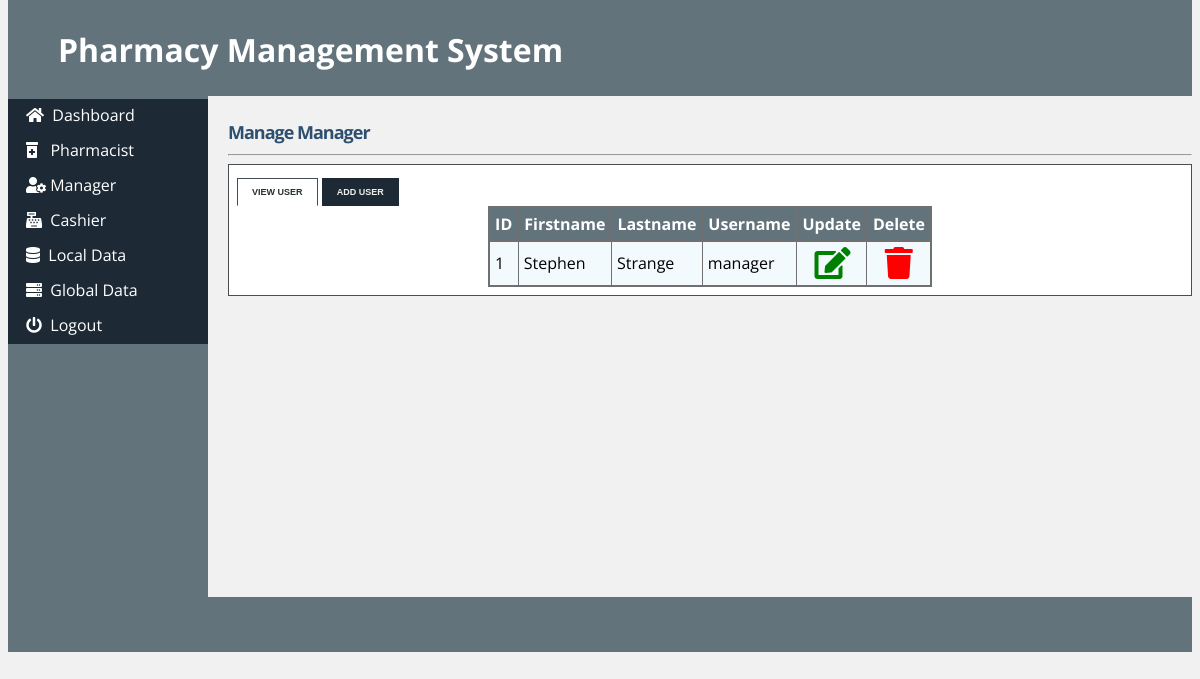
Page /admin_manager.php (signed in) on the committed database.
### tables this page shows
CREATE TABLE IF NOT EXISTS `manager` (
`manager_id` tinyint(5) NOT NULL,
  `first_name` varchar(15) NOT NULL,
  `last_name` varchar(15) NOT NULL,
  `staff_id` varchar(10) NOT NULL,
  `postal_address` varchar(20) NOT NULL,
  `phone` varchar(12) NOT NULL,
  `email` varchar(20) NOT NULL,
  `username` varchar(10) NOT NULL,
  `password` varchar(10) NOT NULL,
  `date` datetime NOT NULL
);

### admin_manager.php (the view, shortened to what this page needs)
<!DOCTYPE html>
<html>
<head>
<link rel="stylesheet" type="text/css" href="style/ms.css">
<link rel="stylesheet" href="style/s.css" type="text/css" media="screen" />
<link rel="stylesheet" href="style/ta.css" type="text/css" media="screen" />
<link rel="stylesheet" href="https://pro.fontawesome.com/releases/v5.10.0/css/all.css"/>
</head>
<body>
<div id="content">
<div id="header">
<h1>Pharmacy Management System</h1></div>
<div id="left_column">
<div id="button">
<ul>
			<li><a href="admin.php"><i class="fa fa-home"></i>&nbsp; Dashboard</a></li>
			<li><a href="admin_pharmacist.php"><i class="fa fa-prescription-bottle-alt"></i>&nbsp;&nbsp; Pharmacist</a></li>
			<li><a href="admin_manager.php"><i class="fa fa-user-cog"></i>&nbsp;Manager</a></li>
			<li><a href="admin_cashier.php"><i class="fa fa-cash-register"></i>&nbsp; Cashier</a></li>
			<li><a href="admin_localdata.php"><i class="fa fa-database"></i>&nbsp; Local Data</a></li>
			<li><a href="admin_globaldata.php"><i class="fa fa-server"></i>&nbsp; Global Data</a></li>
			<li><a href="logout.php"><i class="fa fa-power-off"></i>&nbsp; Logout</a></li>
		</ul>
</div>
		</div>
<div id="main">
<div id="tabbed_box" class="tabbed_box">
    <h4>Manage Manager</h4>
<hr/>
    <div class="tabbed_area">
        <ul class="tabs">
            <li><a href="javascript:tabSwitch('tab_1', 'content_1');" id="tab_1" class="active">View User</a></li>
            <li><a href="javascript:tabSwitch('tab_2', 'content_2');" id="tab_2">Add User</a></li>
        </ul>
        <div id="content_1" class="content">
			<?php echo $message;
        $result = mysql_query("SELECT * FROM manager")
                or die(mysql_error());
        echo "<table border='1' cellpadding='5' align='center'>";
        echo "<tr> <th>ID</th><th>Firstname </th> <th>Lastname </th> <th>Username </th><th>Update </th><th>Delete</th></tr>";
        while($row = mysql_fetch_array( $result )) {
                echo "<tr>";
                echo '<td>' . $row['manager_id'] . '</td>';
                echo '<td>' . $row['first_name'] . '</td>';
				echo '<td>' . $row['last_name'] . '</td>';
				echo '<td>' . $row['username'] . '</td>';
				?>
				<td>&nbsp;&nbsp;&nbsp;<a href="update_manager.php?username=<?php echo $row['username']?>"><i class="fa fa-edit fa-2x" style="color:green"></i></td>
				<td>&nbsp;&nbsp;&nbsp;<a href="delete_manager.php?manager_id=<?php echo $row['manager_id']?>"><i class="fa fa-trash fa-2x" style="color:red"></i></a></td>
				<?php
		 }
        echo "</table>";
?>
        </div>
    </div>
</div>
</div>
<div id="footer" align="Center"> </div>
</div>
</body>
</html>

### style/ms.css (style rules this page uses)
html * { font-family: "Open Sans", sans-serif; }
body { margin-top: 0px; padding-top: 0px; background-color: #f1f1f1; }
#content { margin-left: auto; margin-right: auto; background: #f1f1f1; height: 600px; }
#header { height: 96px; background: #62737b; }
#header h1 { margin: 0px; padding-top: 28px; margin-left: 50px; color: #fff; }
#left_column { clear: all; float: left; width: 200px; height: 501px; background: #62737b; }
#main { clear: all; height: 470px; background: #f1f1f1; }
#button { width: 12.5em; padding: 0 0 1em 0; margin-top: 0.2em; margin-bottom: 1em; font-family: "Trebuchet MS", "Lucida Grande", Verdana, Arial, Sans-serif; color: #333; }
#button ul { list-style: none; margin: 0; padding: 0; border: none; }
#button li { border-bottom: 3px solid #1d2935; margin: 0; list-style: none; list-style-image: none; }
#button li a { display: block; padding: 5px 5px 5px 0.5em; border-left: 10px solid #1d2935; border-right: 10px solid #1d2935; background-color: #1d2935; color: #fff; text-decoration: none; width: 100%; }
html > body #button li a { width: auto; }
#footer { height: 55px; background: #62737b; clear: all; }

### style/s.css (style rules this page uses)
html * { font-family: "Open Sans", sans-serif; }
#tabbed_box { margin: 0px auto 0px 220px; }
.tabbed_box h4 { font-size: 18px; color: #2f4f6f; letter-spacing: -1px; margin-bottom: 10px; }
.tabbed_area { border: 1px solid #494e52; background-color: #fff; padding: 8px; }
ul.tabs { margin: 0px; padding: 0px; margin-top: 5px; margin-bottom: 6px; }
ul.tabs li { list-style: none; display: inline; }
ul.tabs li a { background-color: #1d2935; color: #f1efeb; padding: 8px 14px 8px 14px; text-decoration: none; font-size: 9px; font-family: Verdana, Arial, Helvetica, sans-serif; font-weight: bold; text-transform: uppercase; border: 1px solid #1d2935; }
ul.tabs li a.active { background-color: #ffffff; color: #282e32; border: 1px solid #464c54; border-bottom: 1px solid #ffffff; }
.content { background-color: #ffffff; }

### style/ta.css (style rules this page uses)
html * { font-family: "Open Sans", sans-serif; }
table { border-collapse: collapse; }
table, th { border: 2px solid rgb(112, 112, 112); }
th { background-color: #62737b; color: white; }
td { background-color: #f3fafd; }

### admin_manager.php (style rules this page uses)
#main { height: 477px; }

### rows in the picture
manager: manager_id "1", first_name "Stephen", last_name "Strange", username "manager"
